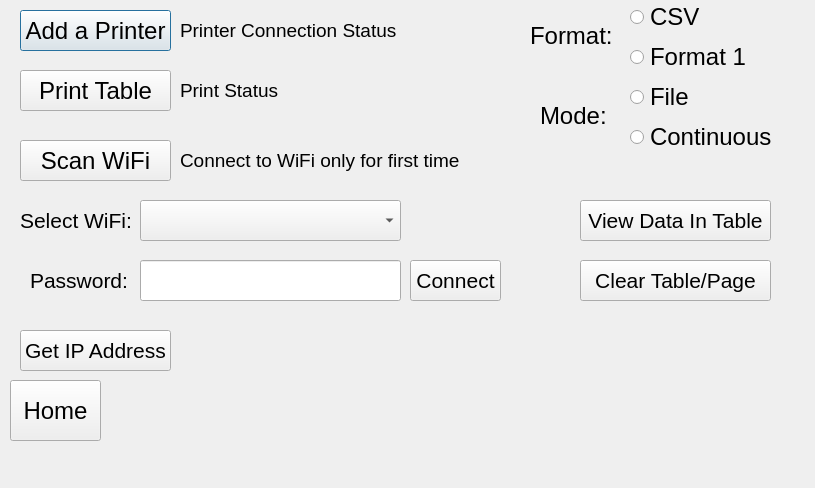
<?xml version="1.0" encoding="UTF-8"?>
<ui version="4.0">
 <class>IOSetup</class>
 <widget class="QDialog" name="IOSetup">
  <property name="geometry">
   <rect>
    <x>0</x>
    <y>0</y>
    <width>815</width>
    <height>488</height>
   </rect>
  </property>
  <property name="font">
   <font>
    <pointsize>18</pointsize>
   </font>
  </property>
  <property name="windowTitle">
   <string>IOSetup</string>
  </property>
  <property name="modal">
   <bool>true</bool>
  </property>
  <widget class="QPushButton" name="btnPrinterSetup">
   <property name="geometry">
    <rect>
     <x>20</x>
     <y>10</y>
     <width>151</width>
     <height>41</height>
    </rect>
   </property>
   <property name="font">
    <font>
     <pointsize>18</pointsize>
    </font>
   </property>
   <property name="text">
    <string>Add a Printer</string>
   </property>
  </widget>
  <widget class="QPushButton" name="btnPrint">
   <property name="geometry">
    <rect>
     <x>20</x>
     <y>70</y>
     <width>151</width>
     <height>41</height>
    </rect>
   </property>
   <property name="font">
    <font>
     <pointsize>18</pointsize>
    </font>
   </property>
   <property name="text">
    <string>Print Table</string>
   </property>
  </widget>
  <widget class="QLabel" name="lblPrintStatus">
   <property name="geometry">
    <rect>
     <x>180</x>
     <y>70</y>
     <width>251</width>
     <height>41</height>
    </rect>
   </property>
   <property name="font">
    <font>
     <family>Arial</family>
     <pointsize>14</pointsize>
    </font>
   </property>
   <property name="text">
    <string>Print Status</string>
   </property>
  </widget>
  <widget class="QPushButton" name="btnHome">
   <property name="geometry">
    <rect>
     <x>10</x>
     <y>380</y>
     <width>91</width>
     <height>61</height>
    </rect>
   </property>
   <property name="font">
    <font>
     <pointsize>18</pointsize>
    </font>
   </property>
   <property name="text">
    <string>Home</string>
   </property>
  </widget>
  <widget class="QLabel" name="lblPrinterStatus">
   <property name="geometry">
    <rect>
     <x>180</x>
     <y>10</y>
     <width>231</width>
     <height>41</height>
    </rect>
   </property>
   <property name="font">
    <font>
     <family>Arial</family>
     <pointsize>14</pointsize>
    </font>
   </property>
   <property name="text">
    <string>Printer Connection Status</string>
   </property>
  </widget>
  <widget class="QLabel" name="lblInfo">
   <property name="geometry">
    <rect>
     <x>110</x>
     <y>410</y>
     <width>491</width>
     <height>21</height>
    </rect>
   </property>
   <property name="font">
    <font>
     <pointsize>12</pointsize>
    </font>
   </property>
   <property name="text">
    <string/>
   </property>
  </widget>
  <widget class="QPushButton" name="btnGetIP">
   <property name="geometry">
    <rect>
     <x>20</x>
     <y>330</y>
     <width>151</width>
     <height>41</height>
    </rect>
   </property>
   <property name="font">
    <font>
     <pointsize>16</pointsize>
    </font>
   </property>
   <property name="text">
    <string>Get IP Address</string>
   </property>
  </widget>
  <widget class="QLabel" name="lblIP">
   <property name="geometry">
    <rect>
     <x>180</x>
     <y>330</y>
     <width>521</width>
     <height>41</height>
    </rect>
   </property>
   <property name="font">
    <font>
     <family>Arial</family>
     <pointsize>13</pointsize>
     <weight>75</weight>
     <bold>true</bold>
    </font>
   </property>
   <property name="text">
    <string/>
   </property>
  </widget>
  <widget class="QPushButton" name="btnClearPage">
   <property name="geometry">
    <rect>
     <x>580</x>
     <y>260</y>
     <width>191</width>
     <height>41</height>
    </rect>
   </property>
   <property name="font">
    <font>
     <family>Arial</family>
     <pointsize>16</pointsize>
    </font>
   </property>
   <property name="text">
    <string>Clear Table/Page</string>
   </property>
  </widget>
  <widget class="QLabel" name="lblClearPage">
   <property name="geometry">
    <rect>
     <x>580</x>
     <y>310</y>
     <width>191</width>
     <height>21</height>
    </rect>
   </property>
   <property name="font">
    <font>
     <pointsize>12</pointsize>
    </font>
   </property>
   <property name="text">
    <string/>
   </property>
  </widget>
  <widget class="QLabel" name="lblFormat">
   <property name="geometry">
    <rect>
     <x>530</x>
     <y>20</y>
     <width>81</width>
     <height>31</height>
    </rect>
   </property>
   <property name="font">
    <font>
     <family>Arial</family>
     <pointsize>18</pointsize>
    </font>
   </property>
   <property name="text">
    <string>Format:</string>
   </property>
  </widget>
  <widget class="QLabel" name="lblMode">
   <property name="geometry">
    <rect>
     <x>540</x>
     <y>100</y>
     <width>71</width>
     <height>31</height>
    </rect>
   </property>
   <property name="font">
    <font>
     <pointsize>18</pointsize>
    </font>
   </property>
   <property name="text">
    <string>Mode: </string>
   </property>
  </widget>
  <widget class="QWidget" name="layoutWidget">
   <property name="geometry">
    <rect>
     <x>630</x>
     <y>0</y>
     <width>121</width>
     <height>74</height>
    </rect>
   </property>
   <layout class="QVBoxLayout" name="verticalLayout">
    <item>
     <widget class="QRadioButton" name="rbCSV">
      <property name="font">
       <font>
        <pointsize>18</pointsize>
       </font>
      </property>
      <property name="text">
       <string>CSV</string>
      </property>
     </widget>
    </item>
    <item>
     <widget class="QRadioButton" name="rbFormat">
      <property name="font">
       <font>
        <pointsize>18</pointsize>
       </font>
      </property>
      <property name="text">
       <string>Format 1</string>
      </property>
     </widget>
    </item>
   </layout>
  </widget>
  <widget class="QWidget" name="layoutWidget">
   <property name="geometry">
    <rect>
     <x>630</x>
     <y>80</y>
     <width>141</width>
     <height>74</height>
    </rect>
   </property>
   <layout class="QVBoxLayout" name="verticalLayout_2">
    <item>
     <widget class="QRadioButton" name="rbFile">
      <property name="font">
       <font>
        <pointsize>18</pointsize>
       </font>
      </property>
      <property name="text">
       <string>File</string>
      </property>
     </widget>
    </item>
    <item>
     <widget class="QRadioButton" name="rbContinuous">
      <property name="font">
       <font>
        <pointsize>18</pointsize>
       </font>
      </property>
      <property name="text">
       <string>Continuous</string>
      </property>
     </widget>
    </item>
   </layout>
  </widget>
  <widget class="QLabel" name="lblWifiName">
   <property name="geometry">
    <rect>
     <x>20</x>
     <y>200</y>
     <width>131</width>
     <height>41</height>
    </rect>
   </property>
   <property name="font">
    <font>
     <family>Arial</family>
     <pointsize>16</pointsize>
    </font>
   </property>
   <property name="text">
    <string>Select WiFi:</string>
   </property>
  </widget>
  <widget class="QLabel" name="lblWifiPassword">
   <property name="geometry">
    <rect>
     <x>30</x>
     <y>260</y>
     <width>121</width>
     <height>41</height>
    </rect>
   </property>
   <property name="font">
    <font>
     <family>Arial</family>
     <pointsize>16</pointsize>
    </font>
   </property>
   <property name="text">
    <string>Password:</string>
   </property>
  </widget>
  <widget class="QLineEdit" name="lePassword">
   <property name="geometry">
    <rect>
     <x>140</x>
     <y>260</y>
     <width>261</width>
     <height>41</height>
    </rect>
   </property>
   <property name="font">
    <font>
     <family>Arial</family>
     <pointsize>16</pointsize>
    </font>
   </property>
  </widget>
  <widget class="QComboBox" name="cbWifi">
   <property name="geometry">
    <rect>
     <x>140</x>
     <y>200</y>
     <width>261</width>
     <height>41</height>
    </rect>
   </property>
   <property name="font">
    <font>
     <family>Arial</family>
     <pointsize>16</pointsize>
    </font>
   </property>
  </widget>
  <widget class="QPushButton" name="btnViewData">
   <property name="geometry">
    <rect>
     <x>580</x>
     <y>200</y>
     <width>191</width>
     <height>41</height>
    </rect>
   </property>
   <property name="font">
    <font>
     <family>Arial</family>
     <pointsize>16</pointsize>
    </font>
   </property>
   <property name="text">
    <string>View Data In Table</string>
   </property>
  </widget>
  <widget class="QPushButton" name="btnScanWifi">
   <property name="geometry">
    <rect>
     <x>20</x>
     <y>140</y>
     <width>151</width>
     <height>41</height>
    </rect>
   </property>
   <property name="font">
    <font>
     <family>Arial</family>
     <pointsize>18</pointsize>
    </font>
   </property>
   <property name="text">
    <string>Scan WiFi</string>
   </property>
  </widget>
  <widget class="QPushButton" name="btnConnectWifi">
   <property name="geometry">
    <rect>
     <x>410</x>
     <y>260</y>
     <width>91</width>
     <height>41</height>
    </rect>
   </property>
   <property name="font">
    <font>
     <family>Arial</family>
     <pointsize>16</pointsize>
    </font>
   </property>
   <property name="text">
    <string>Connect</string>
   </property>
  </widget>
  <widget class="QLabel" name="lblScanWifi">
   <property name="geometry">
    <rect>
     <x>180</x>
     <y>140</y>
     <width>421</width>
     <height>41</height>
    </rect>
   </property>
   <property name="font">
    <font>
     <family>Arial</family>
     <pointsize>14</pointsize>
    </font>
   </property>
   <property name="text">
    <string>Connect to WiFi only for first time</string>
   </property>
  </widget>
 </widget>
 <resources/>
 <connections/>
</ui>
